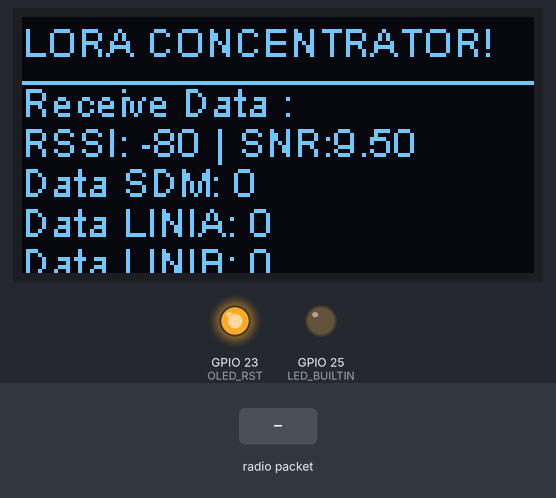
The sketch below on a simulated ESP32. Shown: 128×64 one-colour display, output pins drawn as LEDs (lit = HIGH). Inputs (shaded band) come from the test bench. Storage starts empty; no radio packets arrive unless stated; what the sketch prints to the serial monitor is not drawn.

Above: at 10.6 s.
10.7 s: radio packet "LINIB" arrives
At 16.2 s:
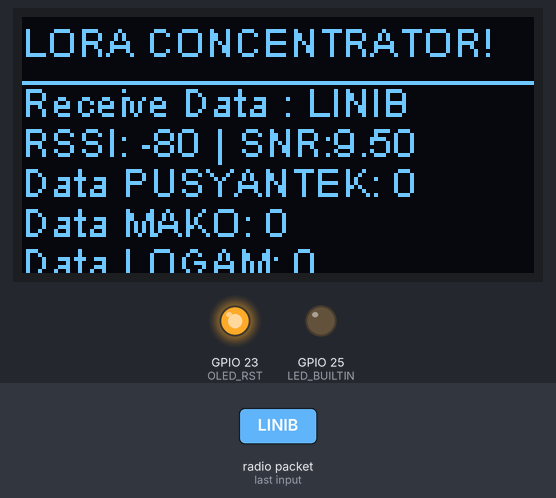
31.5 s: radio packet "PUSYANTEK" arrives
At 36.4 s:
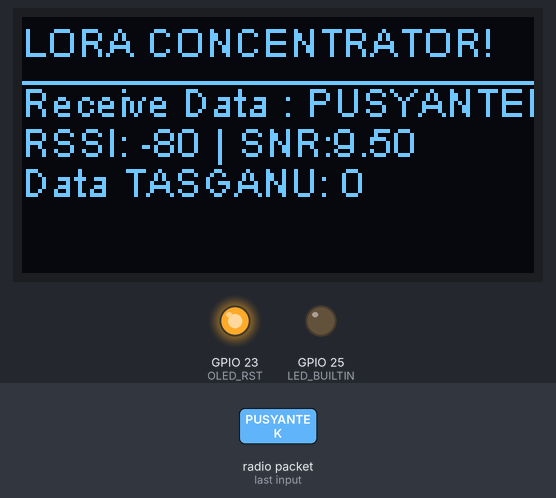
51.5 s: radio packet "MAKO" arrives
At 55.4 s:
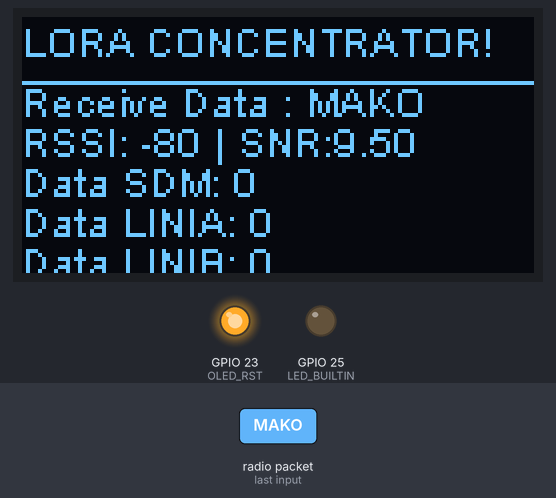
71.5 s: radio packet "LOGAM" arrives
At 76.1 s:
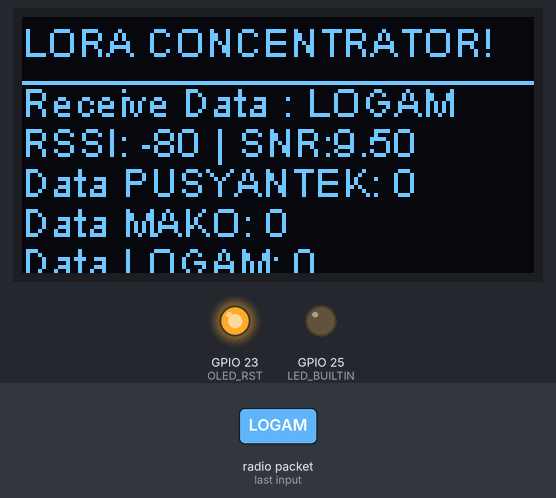
Timing chart, 0 to 77.6 s (numbered marks = the images above; inputs shaded):
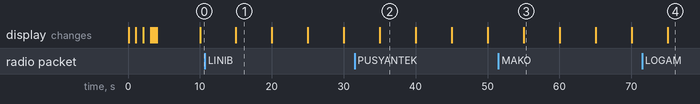

The sketch:

TRANSCEIVER2.ino
```cpp
// Load Library
#include <SPI.h>
#include <SD.h>
#include <LoRa.h>
#include <Wire.h>
#include "SSD1306Wire.h"

// Definisi pin untuk LoRa
#define LORA_SCK 5    // GPIO5  -- lora SCK
#define LORA_MISO 19  // GPIO19 -- lora MISO
#define LORA_MOSI 27  // GPIO27 -- lora MOSI
#define LORA_SS 18    // GPIO18 -- lora CS
#define LORA_RST 12   // GPIO12 -- RESET
#define LORA_DI0 26   // GPIO26 -- IRQ(Interrupt Request)
#define LORA_BAND 923E6
#define Node  "SDM"

// Definisi pin untuk OLED
#define OLED_SDA 21
#define OLED_SCL 22
#define OLED_RST 23

#define LED_BUILTIN 25

String induk;
long nilai;
SSD1306Wire display(0x3c, OLED_SDA, OLED_SCL);

// SPI untuk SD card
SPIClass sdSPI(VSPI);

// SPI untuk LoRa
SPIClass loraSPI(HSPI);

// Receive Package Variable
int RxDataRSSI = 0;
float RxDataSNR;
char Str1[15];
// Parsing Data
String myString;
int i;
String dt[10];
boolean parsing = false;
int simpanOn = 0;
long SDM;
long LINIA;
long LINIB;
long PUSYANTEK;
long MAKO;
long LOGAM;
long WTP;
long TASGANU;
long lastMsg;
long lastMsg1;
long lastMsg2;
int dis = 0;
// Definisi pin untuk antarmuka SPI
#define SD_CS   13   // CS pin untuk SD card module
#define SD_MOSI 15   // MOSI pin untuk SD card module
#define SD_SCK  14   // SCK pin untuk SD card module
#define SD_MISO 2    // MISO pin untuk SD card module

volatile bool receivedFlag = false;
String receivedMessage;

void setup() {
  // START aktivas Oled
  pinMode(LED_BUILTIN, OUTPUT);
  pinMode(OLED_RST, OUTPUT);
  digitalWrite(OLED_RST, LOW);    // set GPIO16 low to reset OLED
  delay(50);
  digitalWrite(OLED_RST, HIGH);   // while OLED is running, must set GPIO16 in high、

  // INISIALISASI DISPLAY
  display.init();
  display.flipScreenVertically();
  display.setFont(ArialMT_Plain_10);
  // clear the display
  display.clear();
  display.setFont(ArialMT_Plain_16);
  display.drawString(0, 0, "SERVER ON");
  display.display();
  delay(1000);
  // aktivasi Oled END
  display.setFont(ArialMT_Plain_10);
  display.drawString(0, 18, "-> Starting LORA Module");
  display.display();
  // Nyalakan serial monitor
  Serial.begin(115200);
  while (!Serial);
  // Inisialisasi SPI untuk SD card
  sdSPI.begin(SD_SCK, SD_MISO, SD_MOSI, SD_CS);

  // Inisialisasi SPI untuk LoRa
  loraSPI.begin(LORA_SCK, LORA_MISO, LORA_MOSI, LORA_SS);

  // Inisialisasi LoRa
  LoRa.setSPI(loraSPI);
  LoRa.setPins(LORA_SS, LORA_RST, LORA_DI0);
  Serial.println("LoRa Receiver");
  if (!LoRa.begin(LORA_BAND)) {
    Serial.println("Starting LoRa failed!");
    while (1);
  }
  Serial.println("LoRa Initial OK!");
  delay(1000);
  display.setFont(ArialMT_Plain_10);
  display.drawString(0, 28, "-> Starting SD card Module");
  display.display();

  // Inisialisasi SD card
  Serial.print("Initializing SD card...");
  if (!SD.begin(SD_CS, sdSPI)){
    Serial.println("Initialization of SD card failed!");
    while (1);
  }
  Serial.println("SD card initialized.");

  // Register the receive callback
  LoRa.onReceive(onReceive);

  // Put the radio into receive mode
  LoRa.receive();
  delay(1000);
  display.setFont(ArialMT_Plain_10);
  display.drawString(0, 38, "-> Get Data from SD card");
  display.display();
  SDM = bacaSDMDariSD();
  delay(100);
  display.setFont(ArialMT_Plain_10);
  display.drawString(0, 48, "*");
  display.display();
  LINIA = bacaLINIADariSD();
  delay(100);
  display.setFont(ArialMT_Plain_10);
  display.drawString(0, 48, "**");
  display.display();
  LINIB = bacaLINIBDariSD();
  delay(100);
  display.setFont(ArialMT_Plain_10);
  display.drawString(0, 48, "***");
  display.display();
  PUSYANTEK = bacaPUSYANTEKDariSD();
  delay(100);
  display.setFont(ArialMT_Plain_10);
  display.drawString(0, 48, "****");
  display.display();
  LOGAM = bacaLOGAMDariSD();
  delay(100);
  display.setFont(ArialMT_Plain_10);
  display.drawString(0, 48, "*****");
  display.display();
  MAKO = bacaMAKODariSD();
  delay(100);
  display.setFont(ArialMT_Plain_10);
  display.drawString(0, 48, "******");
  display.display();
  TASGANU = bacaTASGANUDariSD();
  delay(100);
  display.clear();
  display.setFont(ArialMT_Plain_16);
  display.drawString(0, 0, "STARTING..");
  display.display();
  delay(1000);
}

void loop() {
  // Display and print the received message periodically
  long now2 = millis();
  if (now2 - lastMsg2 > 500) {
    lastMsg2 = now2;
    Serial.print("Variabel Induk: ");
    Serial.println(induk);
    Serial.print("Nilai: ");
    Serial.println(nilai);
  }

  // Update display periodically
  long now = millis();
  if (now - lastMsg > 5000) {
    lastMsg = now;
    perbaruiScreen();
    switch (dis) {
      case 1:
        detail1();
        break;
      case 2:
        detail2();
        break;
      case 3:
        detail3();
        break;
    }
    dis = (dis % 3) + 1;
  }

  // Send data periodically
  long now1 = millis();
  if (now1 - lastMsg1 > 60000) {
    lastMsg1 = now1;
    kirimData();
  }

  // Save data if flag is set
  if (simpanOn == 1) {
    if (induk == "SDM") {
      simpanSDMData();
      SDM = nilai;
    } else if (induk == "LINIA") {
      simpanSDMData();
      LINIA = nilai;
    } else if (induk == "LINIB") {
      simpanSDMData();
      LINIB = nilai;
    } else if (induk == "PUSYANTEK") {
      simpanSDMData();
      PUSYANTEK = nilai;
    } else if (induk == "MAKO") {
      simpanSDMData();
      MAKO = nilai;
    } else if (induk == "LOGAM") {
      simpanSDMData();
      LOGAM = nilai;
    }
  }

  // Yield control to allow background tasks
  delay(1);
}

void onReceive(int packetSize) {
  // Clear the flag and message
  receivedFlag = false;
  receivedMessage = "";

  // Read the packet
  for (int i = 0; i < packetSize; i++) {
    receivedMessage += (char)LoRa.read();
  }

  // Set the flag to indicate a message has been received
  receivedFlag = true;
}

void perbaruiScreen() {
  display.clear();
  // Line 0
  display.setFont(ArialMT_Plain_10);
  display.drawString(0, 0, "LORA CONCENTRATOR!");
  display.setTextAlignment(TEXT_ALIGN_LEFT);
  // Line 1
  display.setFont(ArialMT_Plain_10);
  display.drawString(0, 5, "_____________________________________");
  display.setTextAlignment(TEXT_ALIGN_LEFT);
  // Line 2
  display.setFont(ArialMT_Plain_10);
  display.drawString(0, 15, "Receive Data : " + String(receivedMessage));
  display.setTextAlignment(TEXT_ALIGN_LEFT);
  // Line 3
  display.setFont(ArialMT_Plain_10);
  display.drawString(0, 25, "RSSI: " + String(LoRa.packetRssi()) + " | SNR:" + String(LoRa.packetSnr()));
}

void detail1() {
  // Line 4
  display.setFont(ArialMT_Plain_10);
  display.drawString(0, 35, "Data SDM: " + String(SDM));
  display.setTextAlignment(TEXT_ALIGN_LEFT);
  // Line 5
  display.setFont(ArialMT_Plain_10);
  display.drawString(0, 45, "Data LINIA: " + String(LINIA));
  display.setTextAlignment(TEXT_ALIGN_LEFT);
  // Line 6
  display.setFont(ArialMT_Plain_10);
  display.drawString(0, 55, "Data LINIB: " + String(LINIB));
  display.setTextAlignment(TEXT_ALIGN_LEFT);
  display.display();
}

void detail2() {
  // Line 4
  display.setFont(ArialMT_Plain_10);
  display.drawString(0, 35, "Data PUSYANTEK: " + String(PUSYANTEK));
  display.setTextAlignment(TEXT_ALIGN_LEFT);
  // Line 5
  display.setFont(ArialMT_Plain_10);
  display.drawString(0, 45, "Data MAKO: " + String(MAKO));
  display.setTextAlignment(TEXT_ALIGN_LEFT);
  // Line 6
  display.setFont(ArialMT_Plain_10);
  display.drawString(0, 55, "Data LOGAM: " + String(LOGAM));
  display.setTextAlignment(TEXT_ALIGN_LEFT);
  display.display();
}

void detail3() {
  // Line 4
  display.setFont(ArialMT_Plain_10);
  display.drawString(0, 35, "Data TASGANU: " + String(TASGANU));
  display.setTextAlignment(TEXT_ALIGN_LEFT);
  display.display();
}
void simpanSDMData() {
  // Rekam data kedalam file excel "SDM.csv"
  File dataFile = SD.open("/" + String(induk) +".csv", FILE_APPEND);
  if (dataFile) {
    dataFile.println(nilai);
    dataFile.close();
    Serial.println("Data written to SD card.");
  } else {
    Serial.println("Error opening SDM.csv");
  }
  simpanOn = 0;
}

int bacaLINIADariSD() {
  int lastCounter = 0;
  File dataFile = SD.open("/LINIA.csv", FILE_READ);
  if (dataFile) {
    while (dataFile.available()) {
      String line = dataFile.readStringUntil('\n');
      if (line.length() > 0) {
        lastCounter = line.toInt();
      }
    }
    dataFile.close();
    Serial.println("Last counter read from SD card: " + String(lastCounter));
  } else {
    Serial.println("Error opening LINIA.csv to read last counter.");
  }
  return lastCounter;
}
int bacaLINIBDariSD() {
  int lastCounter = 0;
  File dataFile = SD.open("/LINIB.csv", FILE_READ);
  if (dataFile) {
    while (dataFile.available()) {
      String line = dataFile.readStringUntil('\n');
      if (line.length() > 0) {
        lastCounter = line.toInt();
      }
    }
    dataFile.close();
    Serial.println("Last counter read from SD card: " + String(lastCounter));
  } else {
    Serial.println("Error opening LINIB.csv to read last counter.");
  }
  return lastCounter;
}
int bacaLOGAMDariSD() {
  int lastCounter = 0;
  File dataFile = SD.open("/LOGAM.csv", FILE_READ);
  if (dataFile) {
    while (dataFile.available()) {
      String line = dataFile.readStringUntil('\n');
      if (line.length() > 0) {
        lastCounter = line.toInt();
      }
    }
    dataFile.close();
    Serial.println("Last counter read from SD card: " + String(lastCounter));
  } else {
    Serial.println("Error opening LOGAM.csv to read last counter.");
  }
  return lastCounter;
}
int bacaPUSYANTEKDariSD() {
  int lastCounter = 0;
  File dataFile = SD.open("/PUSYANTEK.csv", FILE_READ);
  if (dataFile) {
    while (dataFile.available()) {
      String line = dataFile.readStringUntil('\n');
      if (line.length() > 0) {
        lastCounter = line.toInt();
      }
    }
    dataFile.close();
    Serial.println("Last counter read from SD card: " + String(lastCounter));
  } else {
    Serial.println("Error opening PUSYANTEK.csv to read last counter.");
  }
  return lastCounter;
}
int bacaMAKODariSD() {
  int lastCounter = 0;
  File dataFile = SD.open("/MAKO.csv", FILE_READ);
  if (dataFile) {
    while (dataFile.available()) {
      String line = dataFile.readStringUntil('\n');
      if (line.length() > 0) {
        lastCounter = line.toInt();
      }
    }
    dataFile.close();
    Serial.println("Last counter read from SD card: " + String(lastCounter));
  } else {
    Serial.println("Error opening MAKO.csv to read last counter.");
  }
  return lastCounter;
}
int bacaTASGANUDariSD() {
  int lastCounter = 0;
  File dataFile = SD.open("/TASGANU.csv", FILE_READ);
  if (dataFile) {
    while (dataFile.available()) {
      String line = dataFile.readStringUntil('\n');
      if (line.length() > 0) {
        lastCounter = line.toInt();
      }
    }
    dataFile.close();
    Serial.println("Last counter read from SD card: " + String(lastCounter));
  } else {
    Serial.println("Error opening TASGANU.csv to read last counter.");
  }
  return lastCounter;
}

int bacaSDMDariSD() {
  int lastCounter = 0;
  File dataFile = SD.open("/SDM.csv", FILE_READ);
  if (dataFile) {
    while (dataFile.available()) {
      String line = dataFile.readStringUntil('\n');
      if (line.length() > 0) {
        lastCounter = line.toInt();
      }
    }
    dataFile.close();
    Serial.println("Last counter read from SD card: " + String(lastCounter));
  } else {
    Serial.println("Error opening SDM.csv to read last counter.");
  }
  return lastCounter;
}

void kirimData(){
  // kirimkan paket isi data via LoRa
  LoRa.beginPacket();
  LoRa.print(+"LINIA|"+String(LINIA)+"LINIB|"+String(LINIB)+"TASGANU|"+String(TASGANU)+"LOGAM|"+String(LOGAM)+"SDM|"+String(SDM)+"MAKO|"+String(MAKO));
  LoRa.endPacket();
}
```

Measured:
- after the input at 10.7 s, the display: changes after 4.3 s (image 1)
- after the input at 31.5 s, the display: changes after 3.5 s (image 2)
- after the input at 51.5 s, the display: changes after 3.5 s (image 3)
- what the display in image 1 shows lasts 5.0 s, from 15.0 s to 20.0 s
